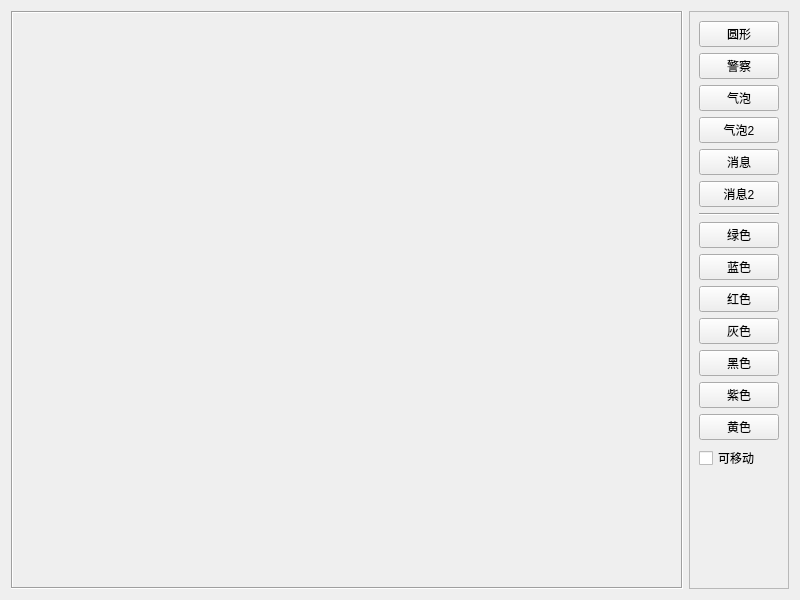
<?xml version="1.0" encoding="UTF-8"?>
<ui version="4.0">
 <class>frmDeviceButton</class>
 <widget class="QWidget" name="frmDeviceButton">
  <property name="geometry">
   <rect>
    <x>0</x>
    <y>0</y>
    <width>800</width>
    <height>600</height>
   </rect>
  </property>
  <property name="windowTitle">
   <string>frmDeviceButton</string>
  </property>
  <layout class="QHBoxLayout" name="horizontalLayout">
   <item>
    <widget class="QLabel" name="labMap">
     <property name="sizePolicy">
      <sizepolicy hsizetype="Expanding" vsizetype="Preferred">
       <horstretch>0</horstretch>
       <verstretch>0</verstretch>
      </sizepolicy>
     </property>
     <property name="frameShape">
      <enum>QFrame::Box</enum>
     </property>
     <property name="frameShadow">
      <enum>QFrame::Sunken</enum>
     </property>
     <property name="text">
      <string/>
     </property>
    </widget>
   </item>
   <item>
    <widget class="QFrame" name="frame">
     <property name="frameShape">
      <enum>QFrame::StyledPanel</enum>
     </property>
     <property name="frameShadow">
      <enum>QFrame::Raised</enum>
     </property>
     <layout class="QVBoxLayout" name="verticalLayout">
      <item>
       <widget class="QPushButton" name="btnCircle">
        <property name="text">
         <string>圆形</string>
        </property>
       </widget>
      </item>
      <item>
       <widget class="QPushButton" name="btnPolice">
        <property name="text">
         <string>警察</string>
        </property>
       </widget>
      </item>
      <item>
       <widget class="QPushButton" name="btnBubble">
        <property name="text">
         <string>气泡</string>
        </property>
       </widget>
      </item>
      <item>
       <widget class="QPushButton" name="btnBubble2">
        <property name="text">
         <string>气泡2</string>
        </property>
       </widget>
      </item>
      <item>
       <widget class="QPushButton" name="btnMsg">
        <property name="text">
         <string>消息</string>
        </property>
       </widget>
      </item>
      <item>
       <widget class="QPushButton" name="btnMsg2">
        <property name="text">
         <string>消息2</string>
        </property>
       </widget>
      </item>
      <item>
       <widget class="Line" name="line">
        <property name="orientation">
         <enum>Qt::Horizontal</enum>
        </property>
       </widget>
      </item>
      <item>
       <widget class="QPushButton" name="btnGreen">
        <property name="text">
         <string>绿色</string>
        </property>
       </widget>
      </item>
      <item>
       <widget class="QPushButton" name="btnBlue">
        <property name="text">
         <string>蓝色</string>
        </property>
       </widget>
      </item>
      <item>
       <widget class="QPushButton" name="btnRed">
        <property name="text">
         <string>红色</string>
        </property>
       </widget>
      </item>
      <item>
       <widget class="QPushButton" name="btnGray">
        <property name="text">
         <string>灰色</string>
        </property>
       </widget>
      </item>
      <item>
       <widget class="QPushButton" name="btnBlack">
        <property name="text">
         <string>黑色</string>
        </property>
       </widget>
      </item>
      <item>
       <widget class="QPushButton" name="btnPurple">
        <property name="text">
         <string>紫色</string>
        </property>
       </widget>
      </item>
      <item>
       <widget class="QPushButton" name="btnYellow">
        <property name="text">
         <string>黄色</string>
        </property>
       </widget>
      </item>
      <item>
       <widget class="QCheckBox" name="ckCanMove">
        <property name="text">
         <string>可移动</string>
        </property>
       </widget>
      </item>
      <item>
       <spacer name="verticalSpacer">
        <property name="orientation">
         <enum>Qt::Vertical</enum>
        </property>
        <property name="sizeHint" stdset="0">
         <size>
          <width>20</width>
          <height>148</height>
         </size>
        </property>
       </spacer>
      </item>
     </layout>
    </widget>
   </item>
  </layout>
 </widget>
 <resources/>
 <connections/>
</ui>
